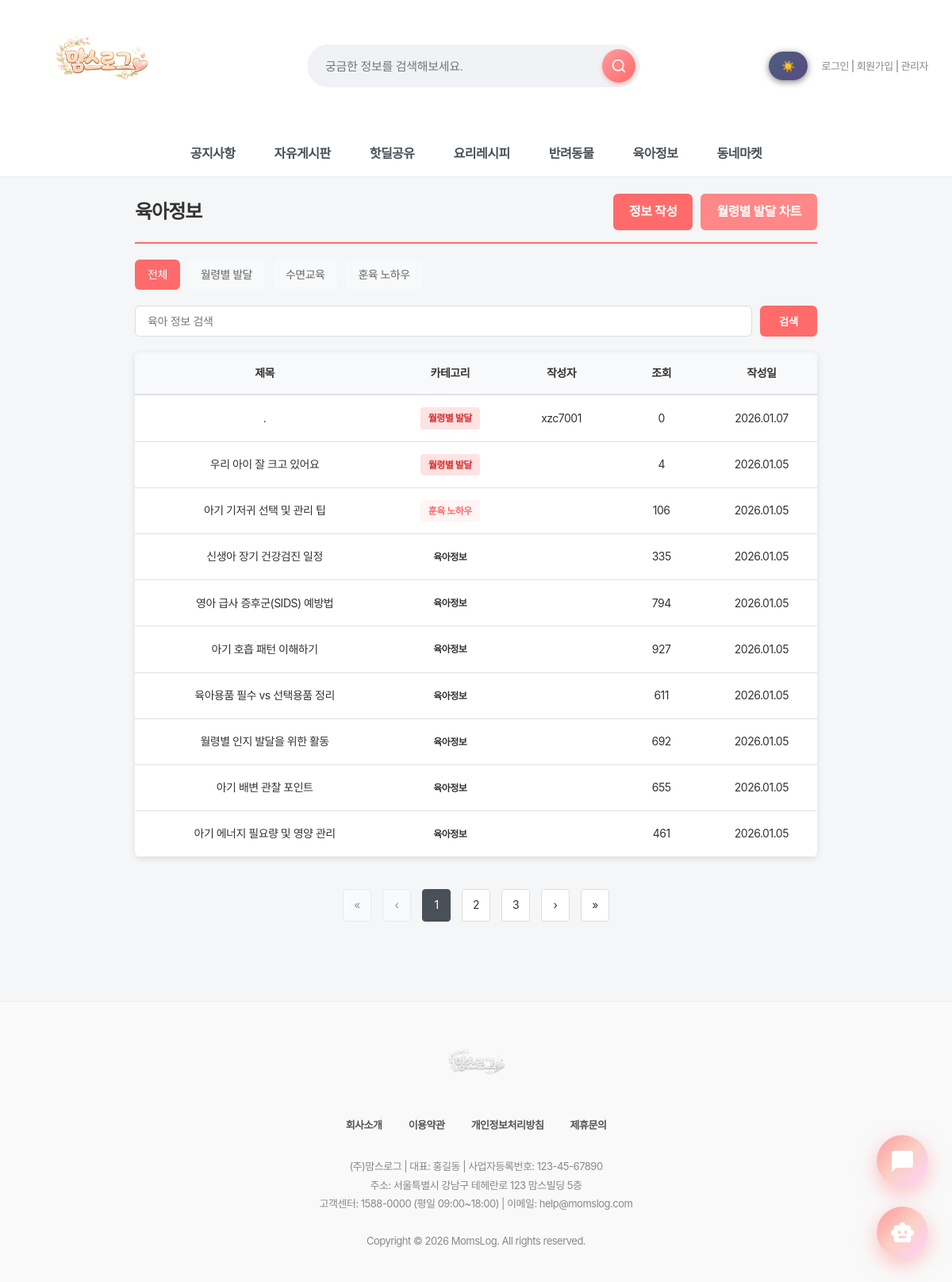
Page /board/parenting/ on the committed database.
### board/models.py (models this page shows, shortened)
class ParentingInfo(models.Model):
    CATEGORY_CHOICES = [
        ('all', '전체보기'),
        ('development', '월령별 발달'),
        ('sleep', '수면교육'),
        ('discipline', '훈육 노하우'),
    ]
    REGION_CHOICES = [
        ('seoul', '서울시'),
        ('gyeonggi', '경기도'),
        ('incheon', '인천시'),
        ('daejeon', '대전시'),
        ('daegu', '대구시'),
        ('busan', '부산시'),
        ('gwangju', '광주시'),
        ('ulsan', '울산시'),
        ('sejong', '세종시'),
        ('other', '기타'),
    ]
    title = models.CharField(max_length=200, verbose_name="제목")
    content = models.TextField(verbose_name="내용")
    category = models.CharField(max_length=15, choices=CATEGORY_CHOICES, default='all', verbose_name="카테고리")
    author = models.ForeignKey(settings.AUTH_USER_MODEL, on_delete=models.CASCADE, verbose_name="작성자")
    created_at = models.DateTimeField(auto_now_add=True, verbose_name="작성일")
    views = models.IntegerField(default=0, verbose_name="조회수")
    month_age = models.IntegerField(null=True, blank=True, verbose_name="월령(개월)")
    physical_score = models.IntegerField(null=True, blank=True, verbose_name="신체발달(0-100)")
    cognitive_score = models.IntegerField(null=True, blank=True, verbose_name="인지발달(0-100)")
    language_score = models.IntegerField(null=True, blank=True, verbose_name="언어발달(0-100)")
    social_score = models.IntegerField(null=True, blank=True, verbose_name="사회성발달(0-100)")
    height = models.DecimalField(max_digits=5, decimal_places=1, null=True, blank=True, verbose_name="키(cm)")
    weight = models.DecimalField(max_digits=5, decimal_places=1, null=True, blank=True, verbose_name="몸무게(kg)")
    region = models.CharField(max_length=20, choices=REGION_CHOICES, null=True, blank=True, verbose_name="지역")
    district = models.CharField(max_length=50, null=True, blank=True, verbose_name="구/군")
    dong = models.CharField(max_length=50, null=True, blank=True, verbose_name="동/읍/면")
    latitude = models.DecimalField(max_digits=9, decimal_places=6, null=True, blank=True, verbose_name="위도")
    longitude = models.DecimalField(max_digits=9, decimal_places=6, null=True, blank=True, verbose_name="경도")
    comment_count = models.IntegerField(default=0, verbose_name="댓글수")
    bookmark_count = models.IntegerField(default=0, verbose_name="저장수")
    popularity_score = models.FloatField(default=0, verbose_name="인기도 점수")
    is_pinned = models.BooleanField(default=False, verbose_name="운영진 고정")
    pinned_at = models.DateTimeField(null=True, blank=True, verbose_name="고정 시간")
    class Meta:
        verbose_name = '육아정보'
        verbose_name_plural = '육아정보'
        ordering = ['-created_at']
        indexes = [
            models.Index(fields=['-is_pinned', '-popularity_score', '-created_at']),
            models.Index(fields=['region', '-popularity_score']),
        ]

### accounts/models.py (models this page shows, shortened)
class User(AbstractUser):
    real_name = models.CharField("이름", max_length=30)
    nickname = models.CharField("닉네임", max_length=30, unique=True)
    jumin = models.CharField("주민번호", max_length=20)  # 000000-0000000
    phone = models.CharField("휴대폰 번호", max_length=20)
    email = models.EmailField("이메일", max_length=254)
    address = models.CharField("주소", max_length=200, blank=True, null=True)
    address_detail = models.CharField("상세주소", max_length=200, blank=True, null=True)
    point = models.PositiveIntegerField("포인트", default=0)
    grade = models.CharField("회원 등급", max_length=10, choices=GRADE_CHOICES, default="start")
    GENDER_CHOICES = [
        ('M', '남자'),
        ('F', '여자'),
    ]
    gender = models.CharField("성별", max_length=1, choices=GENDER_CHOICES, default='F')
    has_children = models.BooleanField("자녀 유무", default=False)
    CHILD_STAGE_CHOICES = [
        ("kindergarten", "유치원"),
        ("elementary", "초등학생"),
        ("middle", "중학생"),
        ("high", "고등학생"),
        ("adult", "성인"),
        ("other", "기타"),
    ]
    children_stages = models.JSONField("자녀 학령(복수)", default=list, blank=True)
    terms_agreed = models.BooleanField("약관 동의", default=False)

### board/views.py (the view)
# urls.py: path('parenting/', views.parenting_list, name='parenting_list'),  # 목록
def parenting_list(request):
    from .models import ParentingInfo
    from django.db.models import Q
    category = request.GET.get('category', 'all')
    search_query = request.GET.get('search', '')
    if category == 'all':
        posts = ParentingInfo.objects.all()
    else:
        posts = ParentingInfo.objects.filter(category=category)
    if search_query:
        posts = posts.filter(
            Q(title__icontains=search_query) | Q(content__icontains=search_query)
        )
    posts = posts.order_by('-created_at')
    paginator = Paginator(posts, 10)
    page_number = request.GET.get('page')
    posts = paginator.get_page(page_number)
    context = {
        'posts': posts,
        'category': category,
        'search_query': search_query,
    }
    return render(request, 'board/parenting_list.html', context)

### quests/context_processors.py (called while the page is built, shortened)
def today_quest(request):
    if not request.user.is_authenticated:
        return {
            "today_quest": None,
            "grade_progress": None,
        }

### board/templates/board/parenting_list.html (shortened to what this page needs)
{% extends 'base.html' %}
{% load static %}
{% block content %}
<div class="parenting-container">
    <div class="parenting-header">
        <h2>육아정보</h2>
        <div class="parenting-header-buttons">
            <a href="{% url 'board:parenting_create' %}" class="parenting-create-btn">정보 작성</a>
            <a href="{% url 'board:development_chart' %}" class="chart-btn">월령별 발달 차트</a>
        </div>
    </div>
    <div class="category-tabs">
        <a href="{% url 'board:parenting_list' %}" class="category-tab {% if category == 'all' %}active{% endif %}">전체</a>
        <a href="?category=development" class="category-tab {% if category == 'development' %}active{% endif %}">월령별 발달</a>
        <a href="?category=sleep" class="category-tab {% if category == 'sleep' %}active{% endif %}">수면교육</a>
        <a href="?category=discipline" class="category-tab {% if category == 'discipline' %}active{% endif %}">훈육 노하우</a>
    </div>
    <div class="search-box">
        <form method="get">
            <input type="text" name="search" placeholder="육아 정보 검색" value="{{ search_query|default:'' }}">
            <button type="submit">검색</button>
        </form>
    </div>
    {% if posts %}
    <table class="parenting-table">
        <thead>
            <tr>
                <th style="width: 35%;">제목</th>
                <th style="width: 15%;">카테고리</th>
                <th style="width: 15%;">작성자</th>
                <th style="width: 12%;">조회</th>
                <th style="width: 15%;">작성일</th>
            </tr>
        </thead>
        <tbody>
            {% for post in posts %}
            <tr>
                <td class="parenting-title" data-label="제목">
                    <a href="{% url 'board:parenting_detail' post.pk %}">{{ post.title }}</a>
                </td>
                <td data-label="카테고리">
                    <span class="category-badge
                        {% if post.category == 'development' %}category-development
                        {% elif post.category == 'sleep' %}category-sleep
                        {% elif post.category == 'discipline' %}category-discipline
                        {% endif %}">
                        {{ post.get_category_display }}
                    </span>
                </td>
                <td data-label="작성자">{{ post.author.nickname }}</td>
                <td data-label="조회">{{ post.views }}</td>
                <td data-label="작성일">{{ post.created_at|date:"Y.m.d" }}</td>
            </tr>
            {% endfor %}
        </tbody>
    </table>
    {% else %}
    <div class="no-results">
        <p>등록된 글이 없습니다.</p>
    </div>
    {% endif %}
    {% if posts.has_other_pages %}
    <div class="pagination-container">
        {% if posts.has_previous %}
            <a href="?page=1&category={{ category }}&search={{ search_query }}" class="pagination-btn">«</a>
            <a href="?page={{ posts.previous_page_number }}&category={{ category }}&search={{ search_query }}" class="pagination-btn">‹</a>
        {% else %}
            <span class="pagination-btn disabled">«</span>
            <span class="pagination-btn disabled">‹</span>
        {% endif %}
        {% for page_num in posts.paginator.page_range %}
            {% if posts.number == page_num %}
                <span class="pagination-btn active">{{ page_num }}</span>
            {% else %}
                <a href="?page={{ page_num }}&category={{ category }}&search={{ search_query }}" class="pagination-btn">{{ page_num }}</a>
            {% endif %}
        {% endfor %}
        {% if posts.has_next %}
            <a href="?page={{ posts.next_page_number }}&category={{ category }}&search={{ search_query }}" class="pagination-btn">›</a>
            <a href="?page={{ posts.paginator.num_pages }}&category={{ category }}&search={{ search_query }}" class="pagination-btn">»</a>
        {% else %}
            <span class="pagination-btn disabled">›</span>
            <span class="pagination-btn disabled">»</span>
        {% endif %}
    </div>
    {% endif %}
</div>
{% endblock %}

### static/css/style.css (style rules this page uses)
body { font-family: "Pretendard Variable", "Pretendard", -apple-system, BlinkMacSystemFont, system-ui, Roboto, "Helvetica Neue", "Segoe UI", "Apple SD Gothic Neo", "Noto Sans KR", "Malgun Gothic", "Apple Color Emoji", "Segoe UI Emoji", "Segoe UI Symbol", sans-serif; margin: 0; padding: 0; background-color: #f4f6f8; color: #333; line-height: 1.6; letter-spacing: -0.5px; -webkit-font-smoothing: antialiased; -moz-osx-font-smoothing: grayscale; }
h1, h2, h3, h4, h5, h6 { font-weight: 700; letter-spacing: -1px; margin-top: 0; }
button, input, select, textarea { font-family: "Pretendard Variable", "Pretendard", sans-serif; letter-spacing: -0.3px; }
a { text-decoration: none; color: inherit; transition: all 0.3s ease; }
button { font-family: 'Pretendard', sans-serif; }

### static/css/mobile.css (style rules this page uses)
* { box-sizing: border-box; }

### static/css/darkmode.css (style rules this page uses)
body, header, .main-nav, .card, input, textarea, select, button, table { transition: background-color 0.3s ease, color 0.3s ease, border-color 0.3s ease; }

### static/css/chatbot.css (style rules this page uses)
:root { --primary-gradient: linear-gradient(135deg, #FF9A9E 0%, #FAD0C4 50%, #FFD1FF 100%); --glass-bg: rgba(255, 255, 255, 0.85); --glass-border: 1px solid rgba(255, 255, 255, 0.5); --shadow-xl: 0 20px 40px rgba(0, 0, 0, 0.1), 0 10px 20px rgba(0, 0, 0, 0.05); --text-dark: #2d3436; }
body { font-family: 'Pretendard', sans-serif; }

### main/templates/base.html (style rules this page uses)
* { font-family: "Pretendard", -apple-system, BlinkMacSystemFont, system-ui, Roboto, "Helvetica Neue", "Segoe UI", "Apple SD Gothic Neo", "Noto Sans KR", "Malgun Gothic", "Apple Color Emoji", "Segoe UI Emoji", "Segoe UI Symbol", sans-serif; }

### board/templates/board/parenting_list.html (style rules this page uses)
.parenting-container { max-width: 900px; margin: 0 auto; padding: 20px; }
.parenting-header { display: flex; justify-content: space-between; align-items: center; margin-bottom: 20px; padding-bottom: 15px; border-bottom: 2px solid #ff6b6b; flex-wrap: wrap; gap: 10px; }
.parenting-header h2 { margin: 0; font-size: 24px; font-weight: 700; color: #333; }
.parenting-header-buttons { display: flex; gap: 10px; }
.parenting-create-btn { padding: 10px 20px; background: #ff6b6b; color: white; text-decoration: none; border-radius: 6px; font-weight: 600; transition: .2s; white-space: nowrap; }
.chart-btn { padding: 10px 20px; background: #ff8787; color: white; text-decoration: none; border-radius: 6px; font-weight: 600; transition: .2s; white-space: nowrap; }
.category-tabs { display: flex; gap: 10px; margin-bottom: 20px; flex-wrap: wrap; }
.category-tab { padding: 8px 16px; background: #f8f9fa; color: #666; text-decoration: none; border-radius: 6px; font-size: 14px; font-weight: 500; transition: .2s; }
.category-tab.active { background: #ff6b6b; color: white; }
.search-box { margin-bottom: 20px; }
.search-box form { display: flex; gap: 10px; }
.search-box input { flex: 1; padding: 10px 15px; border: 1px solid #ddd; border-radius: 6px; font-size: 14px; }
.search-box button { padding: 10px 24px; background: #ff6b6b; color: white; border: none; border-radius: 6px; font-weight: 600; cursor: pointer; transition: .2s; }
.parenting-table { width: 100%; border-collapse: collapse; background: white; border-radius: 8px; overflow: hidden; box-shadow: 0 2px 8px rgba(0,0,0,0.1); }
.parenting-table thead { background: #f8f9fa; }
.parenting-table th { padding: 15px; text-align: center; font-weight: bold; border-bottom: 2px solid #dee2e6; font-size: 14px; }
.parenting-table td { padding: 15px; border-bottom: 1px solid #dee2e6; text-align: center; font-size: 14px; }
.parenting-title { text-align: left; }
.parenting-title a { color: #333; text-decoration: none; }
.category-badge { display: inline-block; padding: 4px 10px; border-radius: 4px; font-size: 12px; font-weight: bold; }
.category-development { background: #ffe3e3; color: #d63031; }
.category-discipline { background: #fff5f5; color: #ff6b6b; }
.pagination-container { text-align: center; margin-top: 40px; margin-bottom: 30px; }
.pagination-btn { display: inline-block; margin: 0 5px; padding: 8px 12px; border: 1px solid #ddd; border-radius: 4px; background: white; color: #333; text-decoration: none; font-size: 14px; transition: .2s; min-width: 36px; text-align: center; }
.pagination-btn.active { background: #495057; color: white; border-color: #495057; }
.pagination-btn.disabled { cursor: not-allowed; opacity: 0.5; }

### rows in the picture
ParentingInfo: title ".", category "월령별 발달", author.nickname "xzc7001", views "0", created_at "2026.01.07"
ParentingInfo: title "우리 아이 잘 크고 있어요", category "월령별 발달", views "4", created_at "2026.01.05"
ParentingInfo: title "아기 기저귀 선택 및 관리 팁", category "훈육 노하우", views "106", created_at "2026.01.05"
ParentingInfo: title "신생아 장기 건강검진 일정", category "육아정보", views "335", created_at "2026.01.05"
ParentingInfo: title "영아 급사 증후군(SIDS) 예방법", category "육아정보", views "794", created_at "2026.01.05"
ParentingInfo: title "아기 호흡 패턴 이해하기", category "육아정보", views "927", created_at "2026.01.05"
ParentingInfo: title "육아용품 필수 vs 선택용품 정리", category "육아정보", views "611", created_at "2026.01.05"
ParentingInfo: title "월령별 인지 발달을 위한 활동", category "육아정보", views "692", created_at "2026.01.05"
ParentingInfo: title "아기 배변 관찰 포인트", category "육아정보", views "655", created_at "2026.01.05"
ParentingInfo: title "아기 에너지 필요량 및 영양 관리", category "육아정보", views "461", created_at "2026.01.05"

### other values in the picture
{{ page_num }} "1"
{{ page_num }} "2" "3"
